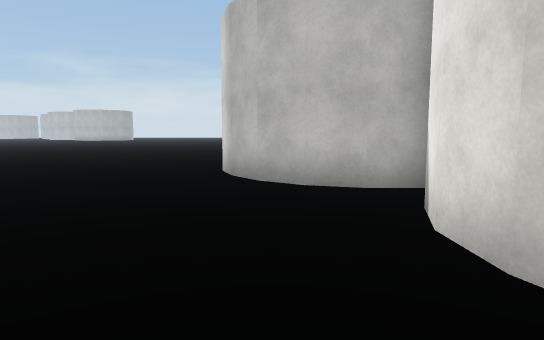
view 1 (above)

23 first-person views from a walk through a 3-D level made in the Unity game engine. The camera is 1.5 m above the floor, tilts 6° down and sees 75° across. The floor is counted in squares, 2 m on a side. Each view is taken from the middle of a square. On the plan, view 1 faces up. The plan holds only what a view shows up to about 11 squares ahead; the rest is blank. The place goes on beyond the plan. Surface patterns are stand-ins for the level's own textures.

view 2
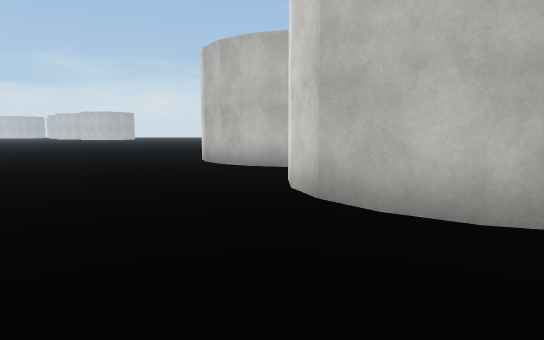

view 3
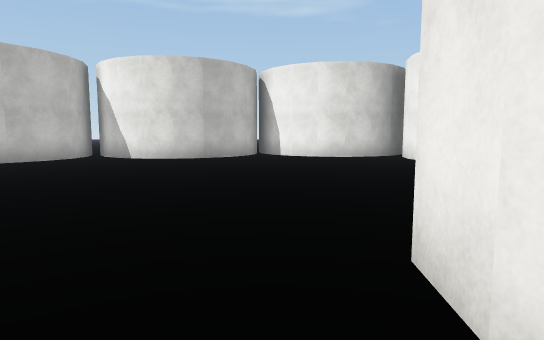

view 4
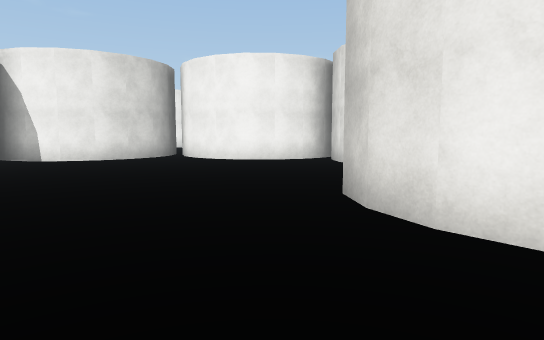

view 5
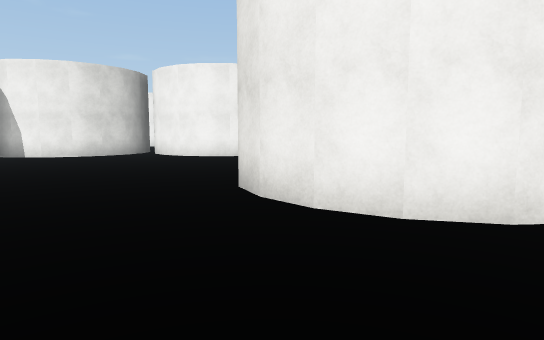

view 6
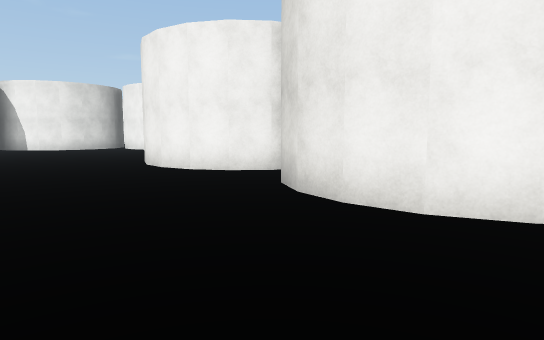

view 7
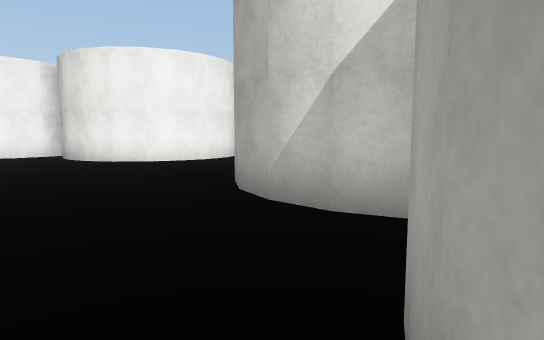

view 8
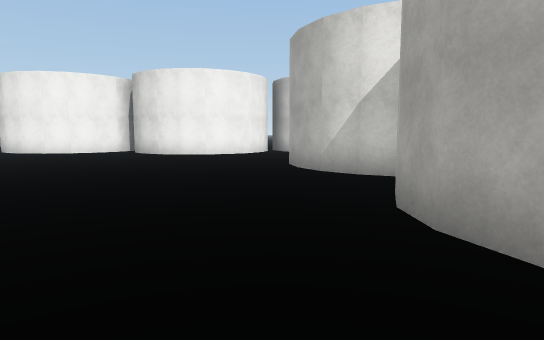

view 9
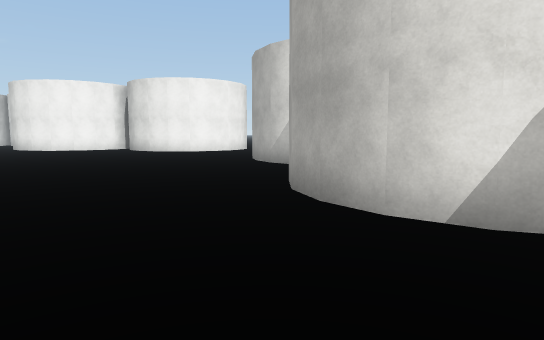

view 10
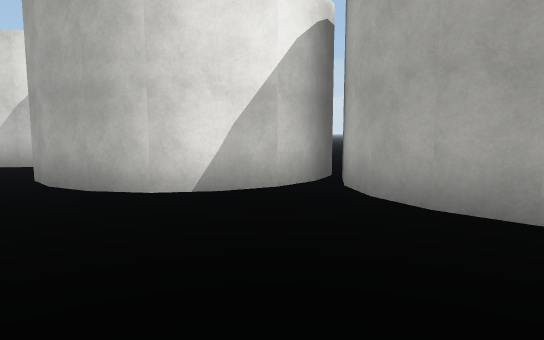

view 11
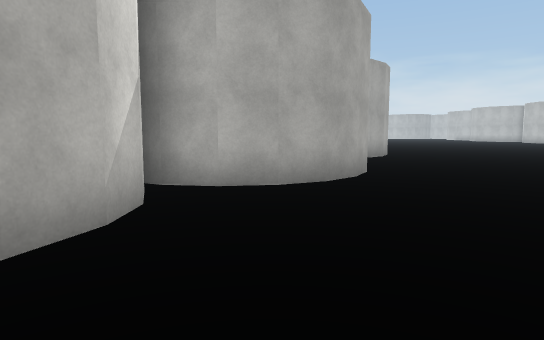

view 12
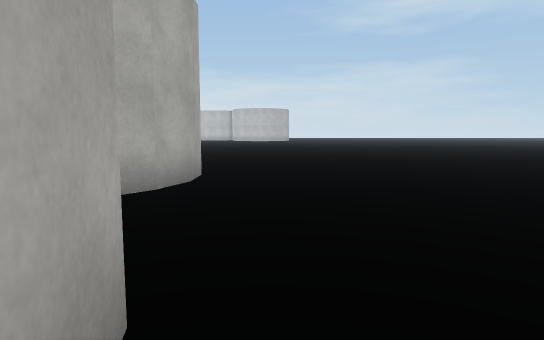

view 13
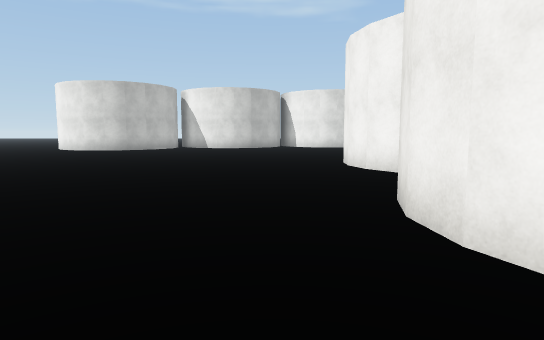

view 14
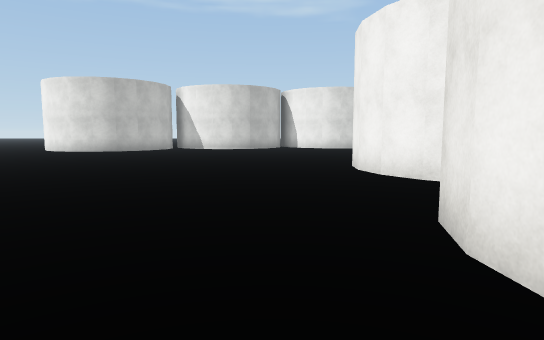

view 15
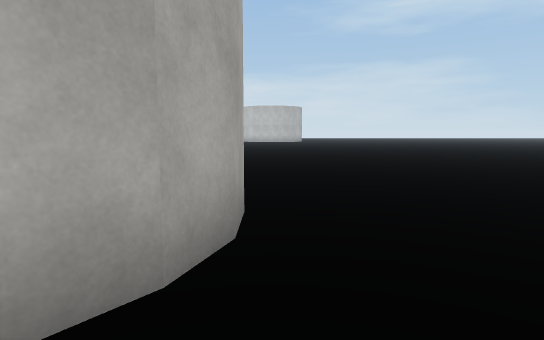

view 16
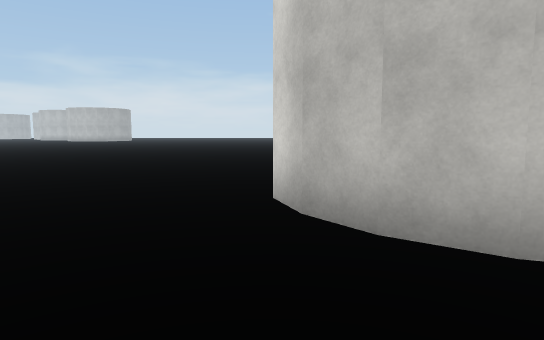

view 17
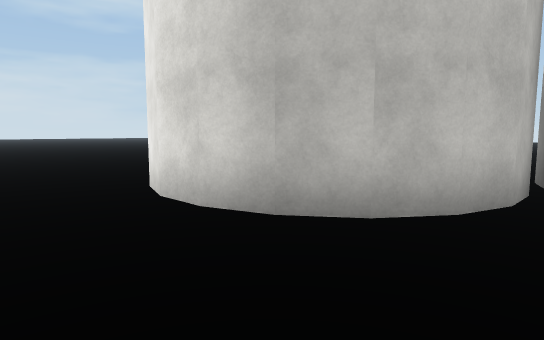

view 18
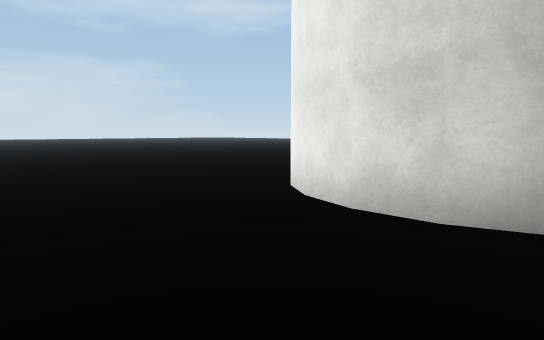

view 19
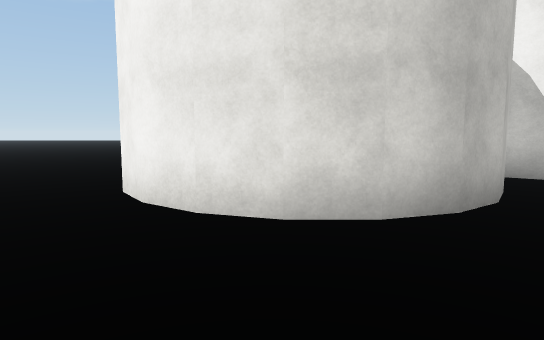

view 20
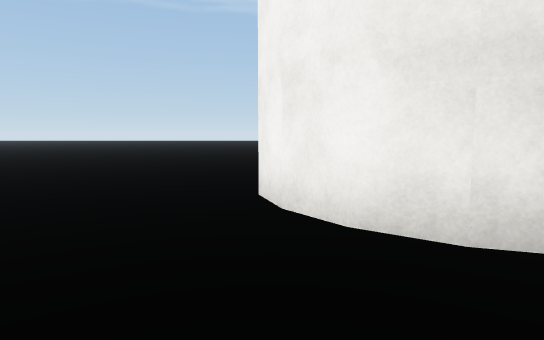

view 21
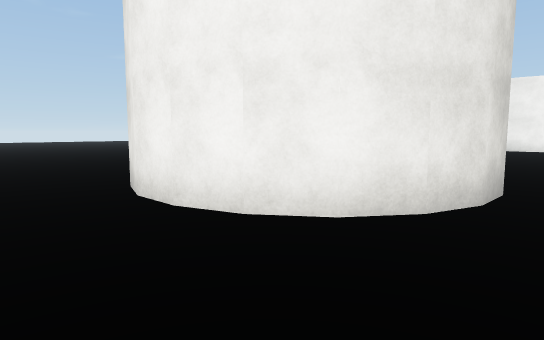

view 22
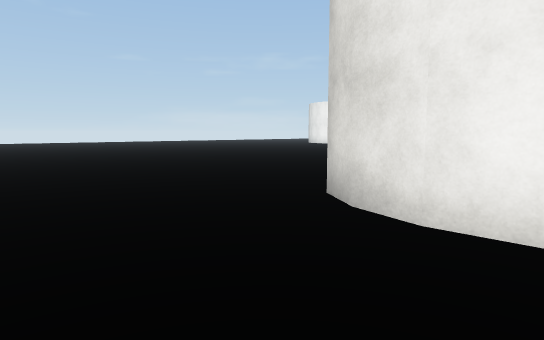

view 23
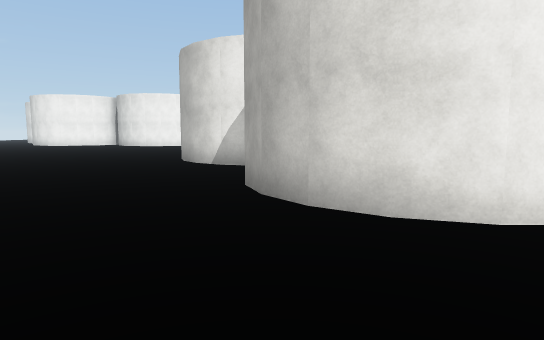

### Floor plan
Points are (right, up) in squares from view 1. A wall is a line through its corners. A room is listed if a view was taken in it or the views show most of it. See-through windows are left out.
Room 1 (views 1, 2, 3, 4, 5, 6, 7, 8, 9, 10, 11, 12, 13, 14, 15, 16, 17, 18, 19, 20, 21, 22, 23)
walls: (2.2, 4.8) (1.3, 4.8) (0.5, 5) (-0.2, 5.5) (-0.7, 6.2) (-1, 7) (-1, 7.9) (-0.7, 8.7) (-0.2, 9.4) (0.5, 9.9) (1.3, 10.2) (2.1, 10.2) (2.9, 9.9) (3.6, 9.4) (4.1, 8.7) (4.4, 7.9); (4.5, 4.9) (5.2, 4.7) (5.9, 4.2) (6.4, 3.5) (6.7, 2.6); (3.1, -0.3) (2.7, -0.2) (2, 0.3) (1.5, 1) (1.3, 1.8) (1.3, 2.7) (1.5, 3.5) (2.1, 4.3); (2.2, -4.1) (2, -3.3) (2.2, -2.4) (2.5, -1.7) (3.1, -1); (-10, -3.1) (-9.4, -2.4) (-8.7, -2) (-7.8, -1.8) (-7, -1.8) (-6.2, -2.1) (-5.5, -2.7); (-2.8, -6.6) (-2.2, -7.2); (-1.5, -7.7) (-1.4, -6.9) (-1, -6.1) (-0.4, -5.5) (0.3, -5.1) (1.2, -4.9); (-15.6, -2.9) (-15.2, -2.1) (-14.5, -1.6) (-13.7, -1.3) (-12.9, -1.2) (-12, -1.4) (-11.3, -1.9) (-10.7, -2.6); (-18.4, 5) (-17.6, 4.6) (-17, 4) (-16.6, 3.3) (-16.4, 2.4); (-20.4, 10.6) (-19.5, 10.6) (-18.7, 10.3) (-18, 9.8) (-17.5, 9.1) (-17.3, 8.3) (-17.3, 7.5) (-17.5, 6.7) (-18, 6) (-18.7, 5.5); (-19.5, 13.6) (-19.5, 12.7) (-19.8, 11.9) (-20.3, 11.2) (-21, 10.7)

Where each view was taken, in squares from view 1:
view 1: 0 up, 0 right, facing up
view 2: 3 down, 1 right, facing up
view 3: 1 down, 9 left, facing right
view 4: 1 up, 8 left, facing down-right
view 5: 1 up, 10 left, facing down-right
view 6: 2 up, 15 left, facing down-right
view 7: 8 up, 17 left, facing down
view 8: 11 up, 16 left, facing down
view 9: 13 up, 17 left, facing down
view 10: 14 up, 16 left, facing down-left
view 11: 3 up, 14 left, facing up-left
view 12: 2 up, 16 left, facing up
view 13: 0 up, 16 left, facing right
view 14: 0 up, 15 left, facing right
view 15: 5 up, 17 left, facing up
view 16: 3 up, 1 left, facing up
view 17: 4 up, 3 left, facing up-right
view 18: 6 up, 4 left, facing up-right
view 19: 8 up, 4 left, facing right
view 20: 10 up, 3 left, facing right
view 21: 12 up, 2 left, facing down-right
view 22: 13 up, 1 right, facing down-right
view 23: 13 up, 4 right, facing down
